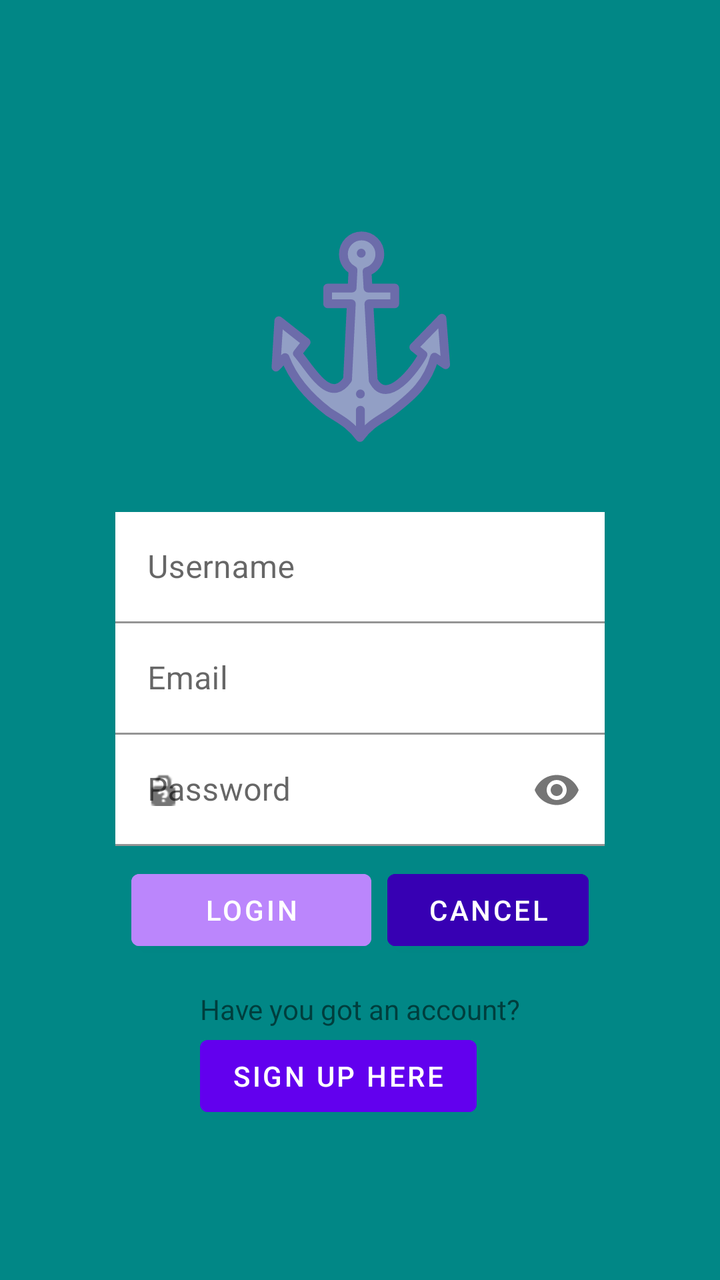
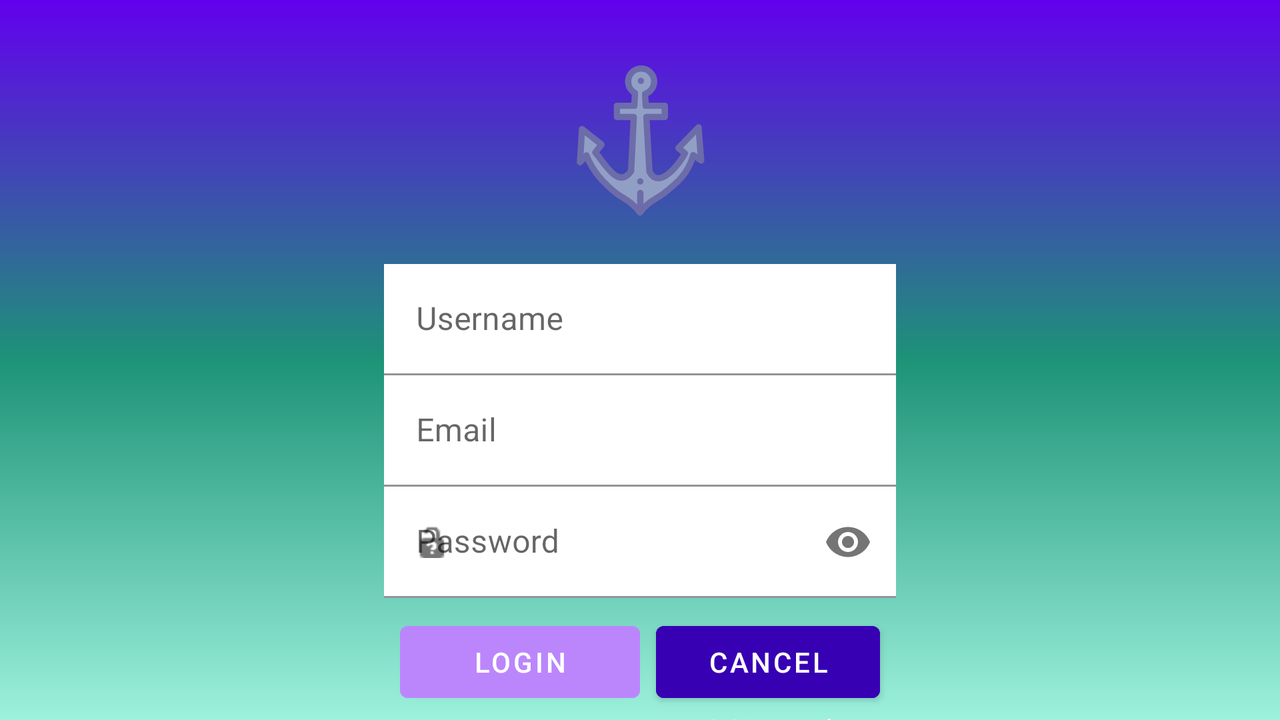

Two renders of one Android screen. The first uses the default layout on a phone; the second uses the alternative layout the repository ships for a different screen configuration, on a matching device. The two XML files are below.
<!-- AndroidManifest.xml: application theme MyTheme -->
<!-- res/layout/activity_main.xml -->
<?xml version="1.0" encoding="utf-8"?>
<androidx.constraintlayout.widget.ConstraintLayout xmlns:android="http://schemas.android.com/apk/res/android"
    xmlns:app="http://schemas.android.com/apk/res-auto"
    xmlns:tools="http://schemas.android.com/tools"
    android:layout_width="match_parent"
    android:layout_height="match_parent"
    tools:context=".MainActivity"
    android:background="@color/teal_700"
    >


    <ImageView
        android:id="@+id/ancla"
        android:layout_width="114dp"
        android:layout_height="112dp"
        android:layout_marginTop="112dp"
        android:src="@drawable/ancla"
        app:layout_constraintEnd_toEndOf="parent"
        app:layout_constraintStart_toStartOf="parent"
        app:layout_constraintTop_toTopOf="parent">

    </ImageView>

    <com.google.android.material.textfield.TextInputLayout
        android:layout_width="0dp"
        android:layout_height="wrap_content"
        android:id="@+id/tilusername"
        android:layout_marginTop="32dp"
        app:layout_constraintTop_toBottomOf="@id/ancla"
        app:layout_constraintStart_toStartOf="@id/guideline1"
        app:layout_constraintEnd_toEndOf="@id/guideline2"
        >
        <EditText
            android:id="@+id/username"
            android:layout_width="match_parent"
            android:layout_height="wrap_content"
            android:background="@color/white"
            android:hint="Username"
            >
        </EditText>

    </com.google.android.material.textfield.TextInputLayout>
    <com.google.android.material.textfield.TextInputLayout
        android:layout_width="0dp"
        android:layout_height="wrap_content"
        android:id="@+id/tilemail"

        app:layout_constraintTop_toBottomOf="@id/tilusername"
        app:layout_constraintStart_toStartOf="@id/guideline1"
        app:layout_constraintEnd_toEndOf="@id/guideline2"
        >
        <EditText
            android:id="@+id/email"
            android:layout_width="match_parent"
            android:layout_height="wrap_content"
            android:background="@color/white"
            android:hint="Email"
            >
        </EditText>

    </com.google.android.material.textfield.TextInputLayout>

    <com.google.android.material.textfield.TextInputLayout
        android:layout_width="0dp"
        android:layout_height="wrap_content"
        android:id="@+id/tilpassword"
        app:layout_constraintTop_toBottomOf="@id/tilemail"
        app:layout_constraintStart_toStartOf="@id/guideline1"
        app:layout_constraintEnd_toEndOf="@id/guideline2"
        app:passwordToggleEnabled="true"
        app:startIconDrawable="@android:drawable/ic_partial_secure"
        >
        <EditText
            android:id="@+id/password"
            android:layout_width="match_parent"
            android:layout_height="wrap_content"
            android:background="@color/white"
            android:hint="Password"
            android:inputType="textPassword"
            >

        </EditText>

    </com.google.android.material.textfield.TextInputLayout>


    <Button
        android:id="@+id/login"
        android:text="Login"
        app:layout_constraintStart_toStartOf="@id/guideline1"
        app:layout_constraintTop_toBottomOf="@id/tilpassword"
        style="@style/loginbutton">

    </Button>

    <Button
        android:id="@+id/cancel"
        android:text="Cancel"
        app:layout_constraintEnd_toStartOf="@id/guideline2"
        app:layout_constraintStart_toEndOf="@id/login"
        app:layout_constraintTop_toTopOf="@id/login"
        style="@style/cancelbutton">
    </Button>

    <TextView
        android:id="@+id/text"
        android:layout_width="wrap_content"
        android:layout_height="wrap_content"
        android:layout_marginTop="16dp"
        android:text="Have you got an account?"
        app:layout_constraintEnd_toEndOf="parent"
        app:layout_constraintStart_toStartOf="parent"
        app:layout_constraintTop_toBottomOf="@id/login">

    </TextView>

    <Button
        android:id="@+id/up"
        android:text="sign up here"
        app:layout_constraintEnd_toStartOf="@id/guideline2"
        app:layout_constraintTop_toBottomOf="@id/text"
        style="@style/upbutton">
    </Button>

    <androidx.constraintlayout.widget.Guideline
        android:id="@+id/guideline1"
        android:layout_width="wrap_content"
        android:layout_height="wrap_content"
        android:orientation="vertical"
        app:layout_constraintGuide_percent="0.16" />

    <androidx.constraintlayout.widget.Guideline
        android:id="@+id/guideline2"
        android:layout_width="wrap_content"
        android:layout_height="wrap_content"
        android:orientation="vertical"
        app:layout_constraintGuide_percent="0.84" />


</androidx.constraintlayout.widget.ConstraintLayout>
<!-- resources referenced by this layout -->
<resources>
  <color name="teal_700">#FF018786</color>
  <color name="white">#FFFFFFFF</color>
  <!-- drawable ancla: vector/xml drawable (drawable, 58930 chars, omitted) -->
  <style name="cancelbutton">
          <item name="android:layout_width">0dp</item>
          <item name="android:layout_height">wrap_content</item>
          <item name="android:layout_marginLeft">8dp</item>
          <item name="android:layout_marginRight">8dp</item>
          <item name="android:backgroundTint">@color/purple_700</item>
      </style>
  <style name="loginbutton">
          <item name="android:layout_width">120dp</item>
          <item name="android:layout_height">wrap_content</item>
          <item name="android:layout_margin">8dp</item>
          <item name="android:backgroundTint">@color/purple_200</item>
      </style>
  <style name="upbutton">
          <item name="android:layout_width">0dp</item>
          <item name="android:layout_height">wrap_content</item>
          <item name="android:layout_marginRight">64dp</item>
          <item name="android:backgroundTint">@color/purple_500</item>
      </style>
  <style name="MyTheme" parent="Theme.Fundamentals">
  
      </style>
  <color name="purple_700">#FF3700B3</color>
  <color name="purple_200">#FFBB86FC</color>
  <color name="purple_500">#FF6200EE</color>
  <style name="Theme.Fundamentals" parent="Theme.MaterialComponents.DayNight.DarkActionBar">
          
          <item name="colorPrimary">@color/purple_500</item>
          <item name="colorPrimaryVariant">@color/purple_700</item>
          <item name="colorOnPrimary">@color/white</item>
          
          <item name="colorSecondary">@color/teal_200</item>
          <item name="colorSecondaryVariant">@color/teal_700</item>
          <item name="colorOnSecondary">@color/black</item>
          
          <item name="android:statusBarColor">?attr/colorPrimaryVariant</item>
          
      </style>
  <color name="teal_200">#FF03DAC5</color>
  <color name="black">#FF000000</color>
</resources>
<!-- res/layout-land/activity_main.xml (the repository's variant of the layout above) -->
<!-- drawn on the phone turned sideways -->
<?xml version="1.0" encoding="utf-8"?>
<androidx.constraintlayout.widget.ConstraintLayout xmlns:android="http://schemas.android.com/apk/res/android"
    xmlns:app="http://schemas.android.com/apk/res-auto"
    xmlns:tools="http://schemas.android.com/tools"
    android:layout_width="match_parent"
    android:layout_height="match_parent"
    tools:context=".MainActivity"
    android:background="@drawable/gradient"
    >

    <ImageView
        android:layout_width="match_parent"
        android:layout_height="match_parent"
        android:id="@+id/fondo"
        android:scaleType="fitStart"
        />

    <ImageView
        android:id="@+id/ancla"
        android:layout_width="82dp"
        android:layout_height="80dp"
        android:layout_marginTop="30dp"
        android:src="@drawable/ancla"
        app:layout_constraintEnd_toEndOf="parent"
        app:layout_constraintStart_toStartOf="parent"
        app:layout_constraintTop_toTopOf="parent">
    </ImageView>

    <com.google.android.material.textfield.TextInputLayout
        android:layout_width="0dp"
        android:layout_height="wrap_content"
        android:id="@+id/tilusername"
        android:layout_marginTop="22dp"
        app:layout_constraintTop_toBottomOf="@id/ancla"
        app:layout_constraintStart_toStartOf="@id/guideline1"
        app:layout_constraintEnd_toEndOf="@id/guideline2"
        >
        <EditText
            android:id="@+id/username"
            android:layout_width="match_parent"
            android:layout_height="wrap_content"
            android:background="@color/white"
            android:hint="Username"
            >
        </EditText>

    </com.google.android.material.textfield.TextInputLayout>
    <com.google.android.material.textfield.TextInputLayout
        android:layout_width="0dp"
        android:layout_height="wrap_content"
        android:id="@+id/tilemail"

        app:layout_constraintTop_toBottomOf="@id/tilusername"
        app:layout_constraintStart_toStartOf="@id/guideline1"
        app:layout_constraintEnd_toEndOf="@id/guideline2"
        >
        <EditText
            android:id="@+id/email"
            android:layout_width="match_parent"
            android:layout_height="wrap_content"
            android:background="@color/white"
            android:hint="Email"
            >
        </EditText>

    </com.google.android.material.textfield.TextInputLayout>

    <com.google.android.material.textfield.TextInputLayout
        android:layout_width="0dp"
        android:layout_height="wrap_content"
        android:id="@+id/tilpassword"
        app:layout_constraintTop_toBottomOf="@id/tilemail"
        app:layout_constraintStart_toStartOf="@id/guideline1"
        app:layout_constraintEnd_toEndOf="@id/guideline2"
        app:passwordToggleEnabled="true"
        app:startIconDrawable="@android:drawable/ic_partial_secure"
        >
        <EditText
            android:id="@+id/password"
            android:layout_width="match_parent"
            android:layout_height="wrap_content"
            android:background="@color/white"
            android:hint="Password"
            android:inputType="textPassword"
            >

        </EditText>

    </com.google.android.material.textfield.TextInputLayout>


    <Button
        android:id="@+id/login"
        android:text="Login"
        app:layout_constraintStart_toStartOf="@id/guideline1"
        app:layout_constraintTop_toBottomOf="@id/tilpassword"
        style="@style/loginbutton">

    </Button>

        <Button
        android:id="@+id/cancel"
        android:text="Cancel"
        app:layout_constraintEnd_toStartOf="@id/guideline2"
        app:layout_constraintStart_toEndOf="@id/login"
        app:layout_constraintTop_toTopOf="@id/login"
        style="@style/cancelbutton">
    </Button>

    <TextView
        android:id="@+id/text"
        android:layout_width="wrap_content"
        android:layout_height="wrap_content"
        android:fontFamily="@font/bangers"
        android:onClick="openSignup"
        android:text="Have you got an account? Sign up here"
        android:textColor="@color/white"
        app:layout_constraintEnd_toEndOf="parent"
        app:layout_constraintStart_toStartOf="parent"
        app:layout_constraintTop_toBottomOf="@id/login">

    </TextView>


    <androidx.constraintlayout.widget.Guideline
        android:id="@+id/guideline1"
        android:layout_width="wrap_content"
        android:layout_height="wrap_content"
        android:orientation="vertical"
        app:layout_constraintGuide_percent="0.3" />

    <androidx.constraintlayout.widget.Guideline
        android:id="@+id/guideline2"
        android:layout_width="wrap_content"
        android:layout_height="wrap_content"
        android:orientation="vertical"
        app:layout_constraintGuide_percent="0.7" />

</androidx.constraintlayout.widget.ConstraintLayout>
<!-- resources referenced by the variant -->
<!-- as the phone turned sideways resolves them -->
<resources>
  <color name="white">#FFFFFFFF</color>
  <!-- drawable ancla: vector/xml drawable (drawable, 58930 chars, omitted) -->
  <!-- drawable gradient (drawable) -->
  <?xml version="1.0" encoding="utf-8"?>
  <shape xmlns:android="http://schemas.android.com/apk/res/android" android:shape="rectangle"    >
      <gradient
          android:startColor="@color/purple_500"
          android:centerColor="@color/cyan_500"
          android:endColor="@color/cyan"
          android:angle="160"
          >
      </gradient>
  </shape>
  <style name="cancelbutton">
          <item name="android:layout_width">0dp</item>
          <item name="android:layout_height">wrap_content</item>
          <item name="android:layout_marginLeft">8dp</item>
          <item name="android:layout_marginRight">8dp</item>
          <item name="android:backgroundTint">@color/purple_700</item>
      </style>
  <style name="loginbutton">
          <item name="android:layout_width">120dp</item>
          <item name="android:layout_height">wrap_content</item>
          <item name="android:layout_margin">8dp</item>
          <item name="android:backgroundTint">@color/purple_200</item>
      </style>
  <style name="MyTheme" parent="Theme.Fundamentals">
  
      </style>
  <color name="purple_500">#FF6200EE</color>
  <color name="cyan_500">#1D9377</color>
  <color name="cyan">#9DF1DD</color>
  <color name="purple_700">#FF3700B3</color>
  <color name="purple_200">#FFBB86FC</color>
  <style name="Theme.Fundamentals" parent="Theme.MaterialComponents.DayNight.DarkActionBar">
          
          <item name="colorPrimary">@color/purple_500</item>
          <item name="colorPrimaryVariant">@color/purple_700</item>
          <item name="colorOnPrimary">@color/white</item>
          
          <item name="colorSecondary">@color/teal_200</item>
          <item name="colorSecondaryVariant">@color/teal_700</item>
          <item name="colorOnSecondary">@color/black</item>
          
          <item name="android:statusBarColor">?attr/colorPrimaryVariant</item>
          
      </style>
  <color name="teal_200">#FF03DAC5</color>
  <color name="teal_700">#FF018786</color>
  <color name="black">#FF000000</color>
</resources>
